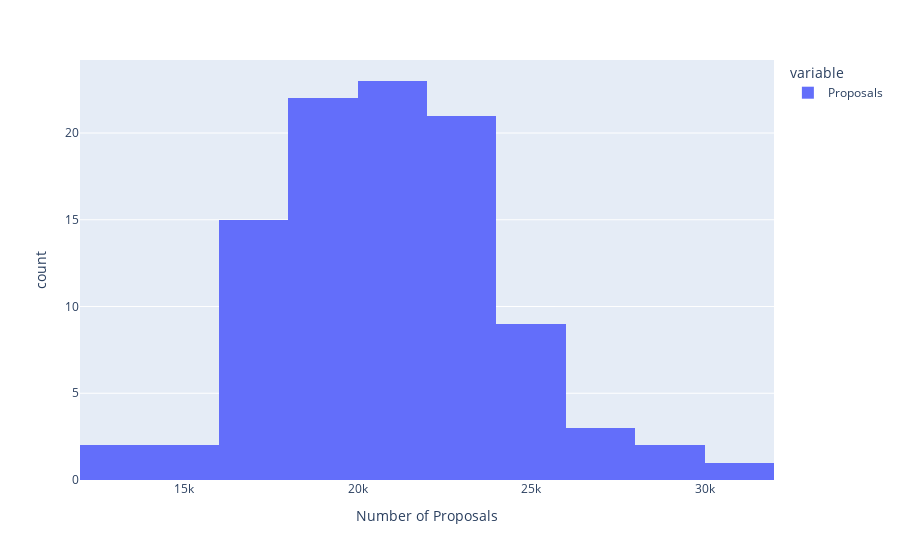

Source (notebook cell):
### Code cell
px.histogram(pd.Series(distProposals, name = "Proposals"), labels = {"value": "Number of Proposals"})

### Figure 1 — Plotly figure (JSON) as saved in the notebook; plotly's stock layout.template omitted (floating-point values rounded to 4 significant figures)
{"data": [{"alignmentgroup": "True", "bingroup": "x", "hovertemplate": "variable=Proposals<br>Number of Proposals=%{x}<br>count=%{y}<extra></extra>", "legendgroup": "Proposals", "marker": {"color": "#636efa"}, "name": "Proposals", "offsetgroup": "Proposals", "orientation": "v", "showlegend": true, "type": "histogram", "x": [22437, 17114, 20665, 24035, 17825, 23734, 19247, 23657, 22880, 23640, 16899, 20728, 20318, 19600, 20890, 24070, 29725, 19386, 23695, 21966, 21539, 20592, 28113, 25178, 16604, 27367, 25481, 21456, 17309, 15893, 22313, 21332, 18779, 17345, 21764, 23862, 16338, 16770, 16000, 21916, 16735, 25988, 16909, 23967, 22157, 23943, 18597, 13525, 18512, 21034, 18115, 19598, 21007, 21429, 15455, 19034, 22968, 17439, 19531, 20512, 21594, 25531, 19494, 21822, 16931, 18979, 17800, 18466, 23142, 23219, 19151, 17737, 18367, 26164, 19277, 23713, 19383, 20344, 19925, 22630, 23299, 22634, 18848, 22146, 25888, 22978, 20249, 18776, 24595, 19567, 25217, 20403, 13931, 18316, 20058, 30869, 21731, 26371, 23209, 21584], "xaxis": "x", "yaxis": "y"}], "layout": {"barmode": "relative", "legend": {"title": {"text": "variable"}, "tracegroupgap": 0}, "margin": {"t": 60}, "xaxis": {"anchor": "y", "domain": [0, 1], "title": {"text": "Number of Proposals"}}, "yaxis": {"anchor": "x", "domain": [0, 1], "title": {"text": "count"}}}}
